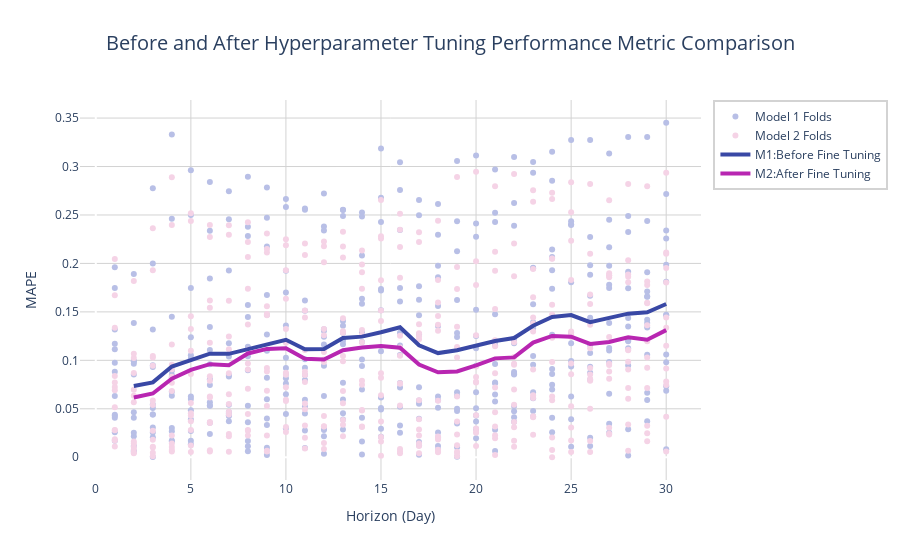

The notebook cell this image was saved under:
### Code cell
layout = Layout(plot_bgcolor='rgba(0,0,0,0)')

figure6 = go.Figure(layout = layout)


# Model 1 - Folds
figure6.add_trace(go.Scatter(name = 'Model 1 Folds',
                            x=pm_all['horizon'], 
                            y=pm_all['mape'],
                            mode="markers",
                            line = {'width' : 4},
                            #marker = {'color' : '#19D3F3'}))
                            marker = {'color' : '#B8BFE6'}))

# Model 2 - Folds
figure6.add_trace(go.Scatter(name = 'Model 2 Folds',
                            x=T_pm_all['horizon'], 
                            y=T_pm_all['mape'],
                            mode="markers",
                            line = {'width' : 4},
                            marker = {'color' : '#F5D3E6'}))


# Model 1 - Aggregated
figure6.add_trace(go.Scatter(name = 'M1:Before Fine Tuning',
                            x=pm['Horizon Number'], 
                            y=pm['mape'],
                            mode="lines",
                            line = {'width' : 4},
                            #marker = {'color' : '#19D3F3'}))
                            marker = {'color' : '#3948A5'}))


# Model 2 - Aggregated
figure6.add_trace(go.Scatter(name = 'M2:After Fine Tuning',
                            x=T_pm['Horizon Number'], 
                            y=T_pm['mape'],
                            mode="lines",
                            line = {'width' : 4},
                            marker = {'color' : '#B826B1'}
                             ))




figure6.update_xaxes(title_text="Horizon (Day)", showgrid=True, gridwidth=1, gridcolor='lightgray')  
figure6.update_yaxes(title_text="MAPE", showgrid=True, gridwidth=1, gridcolor='lightgray')  

figure6.update_layout( 
                      legend= {'borderwidth' : 2,'bordercolor' : "lightgrey"}, 
                      title_text= "Before and After Hyperparameter Tuning Performance Metric Comparison", 
                      title_font_size=20,
                      width=900,
                      title_x=0.5)
#height=600

### Figure 1 — Plotly figure (JSON) as saved in the notebook; plotly's stock layout.template omitted (floating-point values rounded to 4 significant figures; data arrays with more than 128 entries replaced by an {"elided": "..."} marker saying what was removed)
{"data": [{"line": {"width": 4}, "marker": {"color": "#B8BFE6"}, "mode": "markers", "name": "Model 1 Folds", "x": {"elided": "390 int values"}, "y": {"elided": "390 float values"}, "type": "scatter"}, {"line": {"width": 4}, "marker": {"color": "#F5D3E6"}, "mode": "markers", "name": "Model 2 Folds", "x": {"elided": "390 int values"}, "y": {"elided": "390 float values"}, "type": "scatter"}, {"line": {"width": 4}, "marker": {"color": "#3948A5"}, "mode": "lines", "name": "M1:Before Fine Tuning", "x": [2, 3, 4, 5, 6, 7, 8, 9, 10, 11, 12, 13, 14, 15, 16, 17, 18, 19, 20, 21, 22, 23, 24, 25, 26, 27, 28, 29, 30], "y": [0.0735, 0.07722, 0.09356, 0.1007, 0.1068, 0.1067, 0.1117, 0.1163, 0.1212, 0.1114, 0.1118, 0.123, 0.1245, 0.129, 0.1341, 0.1155, 0.1075, 0.1105, 0.1148, 0.1199, 0.1231, 0.1357, 0.1448, 0.1467, 0.1394, 0.1435, 0.1482, 0.1496, 0.1581], "type": "scatter"}, {"line": {"width": 4}, "marker": {"color": "#B826B1"}, "mode": "lines", "name": "M2:After Fine Tuning", "x": [2, 3, 4, 5, 6, 7, 8, 9, 10, 11, 12, 13, 14, 15, 16, 17, 18, 19, 20, 21, 22, 23, 24, 25, 26, 27, 28, 29, 30], "y": [0.06157, 0.06581, 0.08116, 0.09021, 0.09607, 0.0949, 0.1071, 0.1118, 0.1125, 0.1017, 0.1008, 0.1104, 0.1132, 0.1147, 0.1131, 0.09564, 0.08763, 0.08849, 0.09482, 0.102, 0.103, 0.1183, 0.1252, 0.1244, 0.1169, 0.119, 0.1238, 0.1212, 0.1312], "type": "scatter"}], "layout": {"plot_bgcolor": "rgba(0,0,0,0)", "xaxis": {"title": {"text": "Horizon (Day)"}, "showgrid": true, "gridwidth": 1, "gridcolor": "lightgray"}, "yaxis": {"title": {"text": "MAPE"}, "showgrid": true, "gridwidth": 1, "gridcolor": "lightgray"}, "legend": {"borderwidth": 2, "bordercolor": "lightgrey"}, "title": {"font": {"size": 20}, "text": "Before and After Hyperparameter Tuning Performance Metric Comparison", "x": 0.5}, "width": 900}}
